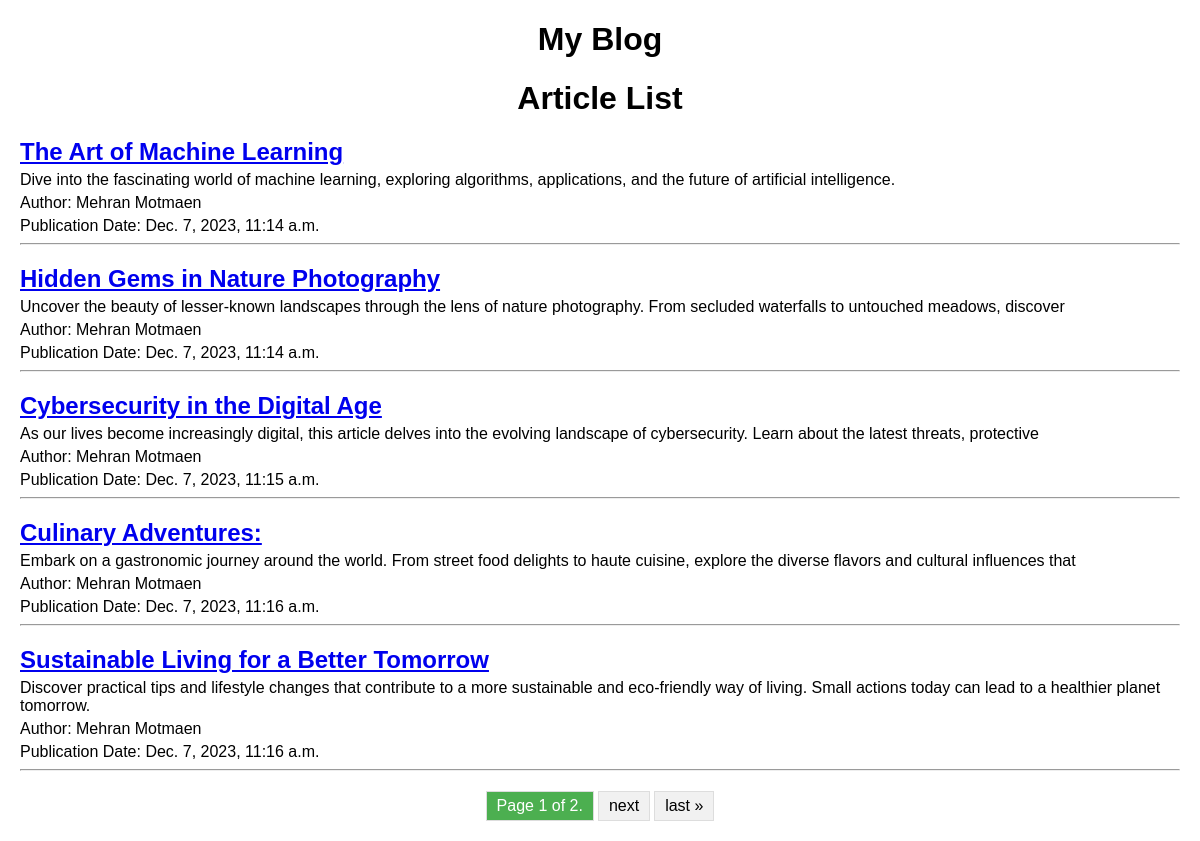
Screenshot of /blog/articles/ with the database file from the repository.
### blog/models.py (models this page shows, shortened)
class Article(models.Model):
    title = models.CharField(
        max_length=255, help_text="Enter the title of the article."
    )
    slug = models.SlugField(
        unique=True,
        blank=True,
        help_text="A URL-friendly version of the title, automatically generated from the title.",
    )
    content = models.TextField(help_text="Enter the content of the article.")
    author = models.ForeignKey(
        User,
        on_delete=models.CASCADE,
        help_text="Select the author of the article.",
    )
    publication_datetime = models.DateTimeField(
        auto_now_add=True,
        help_text="The date and time when the article was published.",
    )
    is_online = models.BooleanField(
        default=True,
        help_text="Check to make the article available online; uncheck to take it offline.",
    )

### blog/views.py (the view)
# urls.py: path("articles/", ArticleListView.as_view(), name="article_list"),
class ArticleListView(ListView):
    model = Article
    template_name = "article_list.html"
    context_object_name = "articles"
    paginate_by = 5
    def get_queryset(self):
        return self.model.objects.filter(is_online=True)

### blog/templates/article_list.html (shortened to what this page needs)
{% extends 'base.html' %}
{% block content %}
    <h1>Article List</h1>
    {% for article in articles %}
        <h2><a href="{% url 'article_detail' slug=article.slug pk=article.id %}">{{ article.title }}</a></h2>
        <p>{{ article.content|truncatewords:50 }}</p>
        {% if article.author.get_full_name %}
            <p>Author: {{ article.author.get_full_name }}</p>
        {% else %}
            <p>Author: {{ article.author.username }}</p>
        {% endif %}
        <p>Publication Date: {{ article.publication_datetime }}</p>
        <hr>
    {% endfor %}
    <div class="pagination">
        <span class="step-links">
            <span class="current">
                Page {{ page_obj.number }} of {{ paginator.num_pages }}.
            </span>
            {% if page_obj.has_next %}
                <a href="?page={{ page_obj.next_page_number }}">next</a>
                <a href="?page={{ page_obj.paginator.num_pages }}">last &raquo;</a>
            {% endif %}
        </span>
    </div>
{% endblock %}

### blog/templates/base.html (shortened to what this page needs)
{% load static %}
<!DOCTYPE html>
<html lang="en">
<head>
    <link rel="stylesheet" type="text/css" href="{% static 'css/styles.css' %}">
</head>
<body>
    <header>
        <h1>{% block header %}My Blog{% endblock %}</h1>
    </header>
    <main>
        {% block content %}{% endblock %}
    </main>
</body>
</html>

### blog/static/css/styles.css (style rules this page uses)
body { font-family: Arial, sans-serif; margin: 20px; }
h1 { text-align: center; }
h2 { margin-bottom: 5px; }
p { margin: 5px 0; }
.pagination { display: flex; justify-content: center; margin-top: 20px; }
.step-links { display: flex; align-items: center; }
.step-links a { padding: 5px 10px; margin: 0 2px; border: 1px solid #ddd; background-color: #f1f1f1; color: black; text-decoration: none; }
.step-links .current { padding: 5px 10px; margin: 0 2px; border: 1px solid #ddd; background-color: #4CAF50; color: white; }

### rows the page displays
Article: title "The Art of Machine Learning", content "Dive into the fascinating world of machine learning, exploring algorithms, applications, and the future of artificial intelligence.", author.get_full_name "Mehran Motmaen", publication_datetime "Dec. 7, 2023, 11:14 a.m."
Article: title "Hidden Gems in Nature Photography", content "Uncover the beauty of lesser-known landscapes through the lens of nature photography. From secluded waterfalls to untouched meadows, discover", author.get_full_name "Mehran Motmaen", publication_datetime "Dec. 7, 2023, 11:14 a.m."
Article: title "Cybersecurity in the Digital Age", content "As our lives become increasingly digital, this article delves into the evolving landscape of cybersecurity. Learn about the latest threats, protective", author.get_full_name "Mehran Motmaen", publication_datetime "Dec. 7, 2023, 11:15 a.m."
Article: title "Culinary Adventures:", content "Embark on a gastronomic journey around the world. From street food delights to haute cuisine, explore the diverse flavors and cultural influences that", author.get_full_name "Mehran Motmaen", publication_datetime "Dec. 7, 2023, 11:16 a.m."
Article: title "Sustainable Living for a Better Tomorrow", content "Discover practical tips and lifestyle changes that contribute to a more sustainable and eco-friendly way of living. Small actions today can lead to a healthier planet tomorrow.", author.get_full_name "Mehran Motmaen", publication_datetime "Dec. 7, 2023, 11:16 a.m."

### other values shown
{{ page_obj.number }} "1"
{{ paginator.num_pages }} "2"
